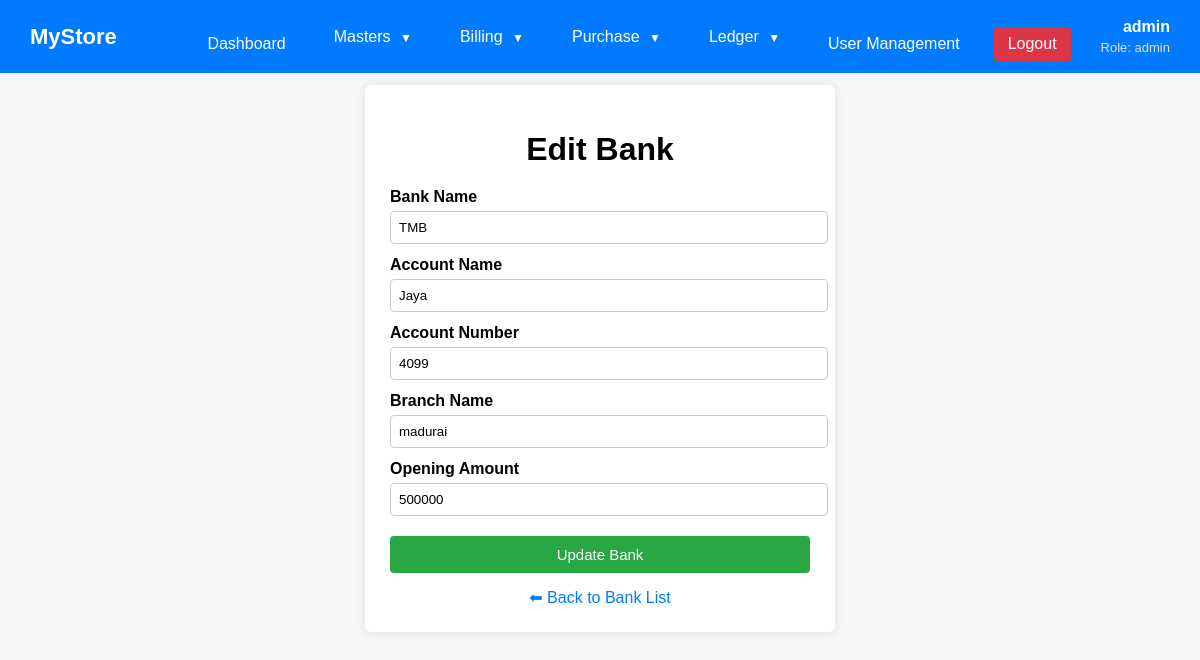
Page /edit_bank.php?id=3 (signed in) on the committed database.
### tables this page shows
CREATE TABLE `bank` (
  `id` int(11) NOT NULL,
  `bank_name` varchar(50) NOT NULL,
  `accname` varchar(50) NOT NULL,
  `accno` varchar(20) NOT NULL,
  `branch_name` varchar(50) NOT NULL,
  `opening_cash` int(11) NOT NULL,
  `created_at` timestamp NOT NULL DEFAULT CURRENT_TIMESTAMP
);

### edit_bank.php (the view, shortened to what this page needs)
<?php
include "db.php";
$id = $_GET['id'] ?? null;
$stmt = $conn->prepare("SELECT * FROM bank WHERE id = ?");
$stmt->bind_param("i", $id);
$stmt->execute();
$result = $stmt->get_result();
$row = $result->fetch_assoc();
?>
<!DOCTYPE html>
<html>
<head>
</head>
<body>
<?php include "dashboard.php"; ?>
<div class="container">
<h1>Edit Bank</h1>
<form method="post">
    <label >Bank Name</label>
    <input type="text" name="bankname"
           value="<?= htmlspecialchars($row['bank_name']); ?>" >
    <label >Account Name</label>
    <input type="text" name="accname"
           value="<?= htmlspecialchars($row['accname']); ?>" >
    <label >Account Number</label>
    <input type="text" name="accno"
           value="<?= htmlspecialchars($row['accno']); ?>" >
    <label >Branch Name</label>
    <input type="text" name="branchname"
           value="<?= htmlspecialchars($row['branch_name']); ?>" >
    <label>Opening Amount</label>
    <input type="number" name="amt"
           value="<?= htmlspecialchars($row['opening_cash']); ?>">
    <button type="submit" name="submit" class="btn-update">
        Update Bank
    </button>
</form>
<a href="view_bank.php">⬅ Back to Bank List</a>
</div>
</body>
</html>

### edit_bank.php (style rules this page uses)
body { font-family: Arial, sans-serif; background: #f4f6f8; margin: 0; }
.container { width: 420px; margin: 60px auto; background: #fff; padding: 25px; border-radius: 6px; box-shadow: 0 0 10px rgba(0,0,0,0.1); }
h1 { text-align: center; margin-bottom: 20px; }
label { display: block; margin-top: 12px; font-weight: bold; }
input { width: 100%; padding: 8px; margin-top: 5px; border: 1px solid #ccc; border-radius: 4px; }
button { width: 100%; margin-top: 20px; padding: 10px; font-size: 15px; border: none; border-radius: 4px; cursor: pointer; }
.btn-update { background: #28a745; color: white; }
a { display: block; text-align: center; margin-top: 15px; text-decoration: none; color: #007bff; }

### dashboard.php (style rules this page uses)
body { margin: 0; font-family: Arial, sans-serif; background: #f4f6f8; padding-top: 25px; }

### rows in the picture
bank: bankname "TMB", accname "Jaya", accno "4099", branchname "madurai", amt "500000"

### other values in the picture
$_SESSION['username'] "admin"
$_SESSION['role'] "admin"
